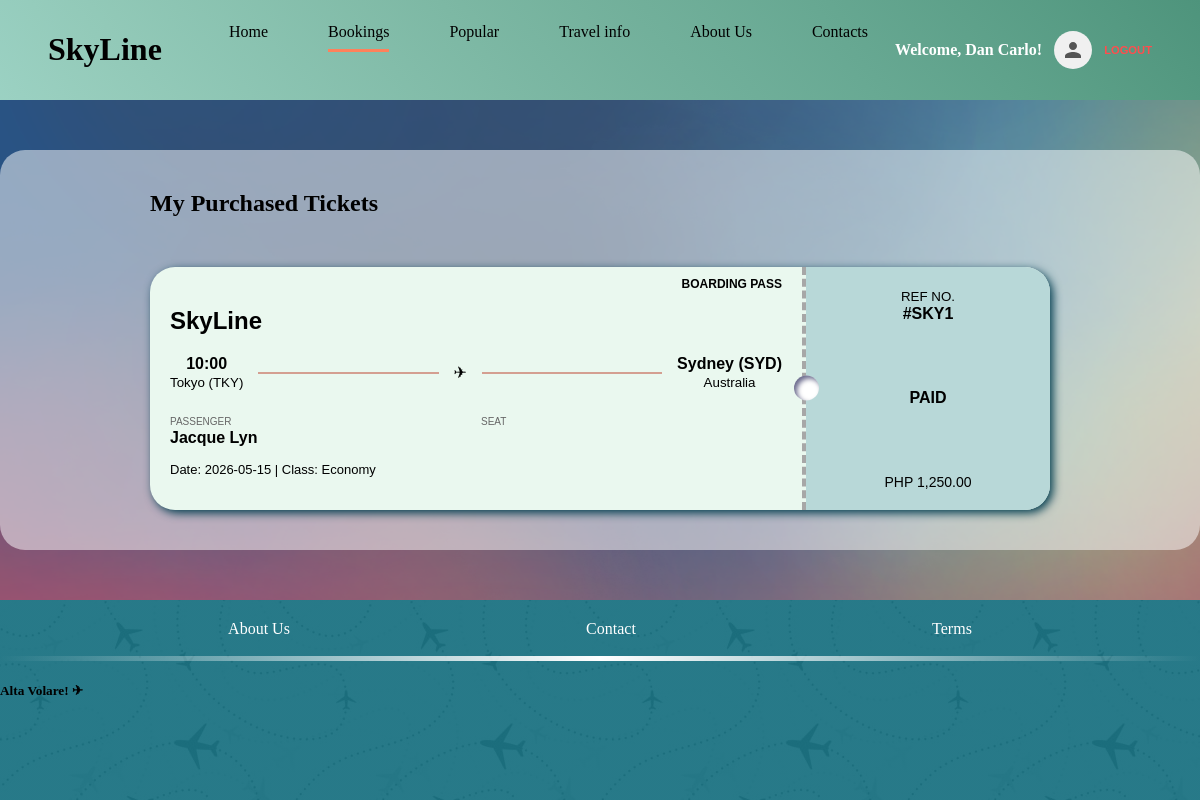
Screenshot of /booked-flights (signed in) with the database file from the repository.
### app.py (models this page shows)
class Booking(db.Model):
    id = db.Column(db.Integer, primary_key=True)
    user_id = db.Column(db.Integer, db.ForeignKey('user.id'), nullable=False)
    flight_id = db.Column(db.Integer, db.ForeignKey('flight.id'), nullable=False)
    flight = db.relationship('Flight', backref='bookings')
    first_name = db.Column(db.String(100))
    middle_initial = db.Column(db.String(1))
    last_name = db.Column(db.String(100))
    suffix = db.Column(db.String(10))
    dob = db.Column(db.String(20))
    nationality = db.Column(db.String(50))
    status = db.Column(db.String(50)) # Senior, Child, etc.
    tier = db.Column(db.String(20)) # Economy, Business, First
    seat_number = db.Column(db.String(10))
    total_paid = db.Column(db.Float)
    payment_method = db.Column(db.String(20))
    seats_remaining_after = db.Column(db.Integer)

class Flight(db.Model):
    id = db.Column(db.Integer, primary_key=True)
    from_country = db.Column(db.String(50), nullable=False)
    from_city = db.Column(db.String(50), nullable=False)
    to_country = db.Column(db.String(50), nullable=False)
    to_city = db.Column(db.String(50), nullable=False)
    dep_date = db.Column(db.String(20), nullable=False)
    dep_time = db.Column(db.String(20), nullable=False)
    ret_date = db.Column(db.String(20), nullable=False)
    ret_time = db.Column(db.String(20), nullable=False)
    duration = db.Column(db.String(20), nullable=False)
    tickets_economy = db.Column(db.Integer)
    tickets_business = db.Column(db.Integer)
    tickets_first = db.Column(db.Integer)
    price = db.Column(db.Float, nullable=False)
    promo_code = db.Column(db.String(50), nullable=False)
    trip_type=db.Column(db.String(50), nullable=False)

### app.py (the view)
@app.route('/booked-flights')
def bookedflights():
    if 'user_id' not in session:
        return redirect(url_for('login'))
    user_tickets = Booking.query.filter_by(user_id=session['user_id']).all()
    return render_template('bookedflights.html', purchased_tickets=user_tickets)

### templates/bookedflights.html (shortened to what this page needs)
<!DOCTYPE html>
<html lang="en">
<head>
    <link rel="stylesheet" href="{{ url_for('static', filename='style.css') }}">
</head>
<body class="body">
    <div class="nav">
        <div class="logo"><h1>SkyLine</h1></div>
        <ul class="nav-container">
                <li class="nav-buttons"><a href="{{ url_for('index') }}">Home<hr class="n1"></a></li>
                <li class="nav-buttons"><a href="{{ url_for('booking') }}">Bookings<hr class="n2"  style="width: 100%;"></a></li>
                <li class="nav-buttons"><a href="{{ url_for('popular') }}">Popular<hr class="n3"></a></li>
                <li class="nav-buttons">
                    <a href="#">Travel info<hr class="n3"></a>
                </li>
                <li class="nav-buttons"><a href="{{ url_for('about') }}#about">About Us<hr class="n4"></a></li>
                <li class="nav-buttons"><a href="{{ url_for('contact') }}#contact">Contacts<hr class="n5"></a></li>
            </ul>
            <div class="nav-auth">
                {% if session['user_id'] %}
                    <div class="user-profile" style="display: flex; align-items: center; gap: 12px;">
                        <span class="user-name" style="color: white; font-family: 'Bookman Old Style'; font-weight: bold;">
                            Welcome, {{ session['first_name'] }}!
                        </span>
                        <div class="avatar-circle" style="width: 38px; height: 38px; background-color: #f0f0f0; border-radius: 50%; display: flex; align-items: center; justify-content: center;">
                            <svg viewBox="0 0 24 24" fill="#555" width="24px" height="24px">
                                <path d="M12 12c2.21 0 4-1.79 4-4s-1.79-4-4-4-4 1.79-4 4 1.79 4 4 4zm0 2c-2.67 0-8 1.34-8 4v2h16v-2c0-2.66-5.33-4-8-4z"/>
                            </svg>
                        </div>
                        <a href="{{ url_for('logout') }}" style="color: #ff4d4d; font-size: 0.7rem; text-decoration: none; text-transform: uppercase; font-family: sans-serif; font-weight: bold;">Logout</a>
                    </div>
                {% else %}
                    <button class="log-in"><a href="{{ url_for('login') }}">Log In</a></button>
                {% endif %}
            </div>
    </div>
<div class="booking-wrapper">
        <div class="ticket-container">
            <h2 style="font-family: 'Bookman Old Style'; margin-bottom: 20px;">My Purchased Tickets</h2>
                    {% for ticket in purchased_tickets %}
                        <div class="ticket-card">
                            <div class="ticket-left">
                                <h2>SkyLine</h2>
                                <span class="trip-tag">BOARDING PASS</span>
                                <div class="flight-path">
                                    <div style="text-align:center">
                                        <strong>{{ ticket.flight.dep_time }}</strong><br>
                                        <small>{{ ticket.flight.from_city }}</small>
                                    </div>
                                    <div class="line"></div>
                                    <div style="text-align:center">&#9992;</div>
                                    <div class="line"></div>
                                    <div style="text-align:center">
                                        <strong>{{ ticket.flight.to_city }}</strong><br>
                                        <small>{{ ticket.flight.to_country }}</small>
                                    </div>
                                </div>
                                <div style="margin-top: 20px; display: grid; grid-template-columns: 1fr 1fr; gap: 10px;">
                                    <div>
                                        <small style="text-transform: uppercase; font-size: 10px; color: #666;">Passenger</small><br>
                                        <strong>{{ ticket.first_name }} {{ ticket.last_name }}</strong>
                                    </div>
                                    <div>
                                        <small style="text-transform: uppercase; font-size: 10px; color: #666;">Seat</small><br>
                                    </div>
                                </div>
                                <p style="margin-top: 15px; font-size: 13px;">
                                    Date: {{ ticket.flight.dep_date }} | Class: {{ ticket.tier|capitalize }}
                                </p>
                            </div>
                            <div class="ticket-right">
                                <div style="text-align: center;">
                                    <small>REF NO.</small><br>
                                    <strong>#SKY{{ ticket.id }}</strong>
                                </div>
                                <div style="font-weight: bold;">PAID</div>
                                <div style="font-size: 14px;">PHP {{ "{:,.2f}".format(ticket.total_paid) }}</div>
                            </div>
                        </div>
                        {% else %}
                            <p style="color: white; text-align: center;">No tickets found. Start your journey today!</p>
                        {% endfor %}
        </div>
</div>
    <div class="footer">
        <div class="buttons">
            <ul class="footer-buttons">
                <li class="footer-buttons"><a href="{{ url_for('index') }}#about">About Us</a></li>
                <li class="footer-buttons"><a href="{{ url_for('index') }}#contact">Contact</a></li>
                <li class="footer-buttons"><a href="#">Terms</a></li>
            </ul>
        </div>
        <hr>
        <h5>Alta Volare! &#9992;</h5>
    </div>
</body>
</html>

### static/style.css (style rules this page uses)
html, body { margin: 0; padding: 0; background-color: rgb(255, 255, 255); font-family: 'Franklin Gothic Medium'; scroll-behavior: smooth; overflow-x: hidden; width: 100%; }
* { box-sizing: border-box; }
.nav { width: 100%; height: auto; min-height: 60px; background-image: linear-gradient(50deg, #b5eed1d0, #4e947c); display: flex; flex-wrap: wrap; align-items: center; justify-content: space-between; padding: 10px 4%; margin: 0 0; overflow: visible; }
.nav hr { height: 3px; border: none; background-color: #ff815b; width: 0px; transition: width 0.3s ease-out; }
.logo { margin: auto 0; }
.nav-container { width: auto; max-width: 100%; display: flex; gap: 20px; margin-top: 0; }
.nav-container, .nav-buttons, a { text-decoration: none; list-style-type: none; color: black; }
.nav-buttons { position: relative; list-style: none; padding: 10px 20px; }

### templates/bookedflights.html (style rules this page uses)
.body { background-image: url(static/images/booking.webp); background-size: cover; }
.ticket-container { max-width: 900px; margin: 20px auto; display: flex; flex-direction: column; gap: 30px; }
.ticket-card { display: flex; background: #eaf8ef; border-radius: 25px; overflow: hidden; color: #000; font-family: sans-serif; min-height: 220px; box-shadow: 3px 3px 10px rgb(0, 60, 78); }
.ticket-left { flex: 3; padding: 20px; position: relative; border-right: 4px dashed #a7a7a7; }
.ticket-right { flex: 1; background: #b8d8d8; padding: 20px; display: flex; flex-direction: column; justify-content: space-between; align-items: center; position: relative; }
.ticket-right::before { content: ''; position: absolute; left: -12px; top: 50%; transform: translateY(-50%); width: 25px; height: 25px; background: #fff; border-radius: 50%; box-shadow: inset 3px 3px 5px rgba(1, 1, 59, 0.589); }
.flight-path { display: flex; align-items: center; gap: 15px; margin: 10px 0; }
.line { flex-grow: 1; height: 2px; background: #d49f91; position: relative; }
.trip-tag { position: absolute; top: 10px; right: 20px; font-size: 12px; font-weight: bold; }
.booking-wrapper { background-color: rgba(255, 255, 255, 0.507); border-radius: 25px; display: flex; max-width: 1200px; margin: 50px auto; gap: 20px; padding: 20px; }
.ticket-container { flex: 3; margin-top: 0; }

### rows the page displays
Booking: flight.dep_time "10:00", flight.from_city "Tokyo (TKY)", flight.to_city "Sydney (SYD)", flight.to_country "Australia", first_name "Jacque", last_name "Lyn", flight.dep_date "2026-05-15", tier "Economy", id "1", total_paid "1,250.00"

### other values shown
{{ session['first_name'] }} "Dan Carlo"
